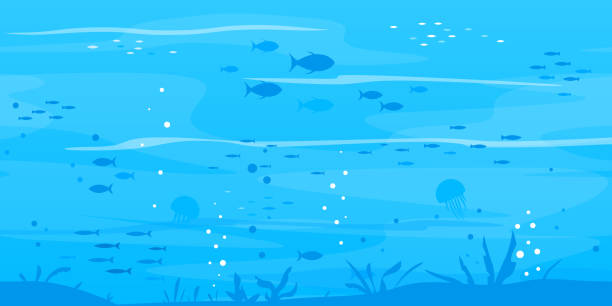
#> input picture frontend/src/images/bg-01.jpg, 612 x 306 px; its folder holds only this picture in this run
$ python resize_images.py
#> lines starting #> are read from the running program, lines starting #| are printed output that depends on the picture
import cv2
from PIL import Image
import PIL
import os

for subdir, dirs, files in os.walk(r'\\images\\'):
    for filename in files:
        filepath = subdir + os.sep + filename

        if filepath.endswith(".jpg") or filepath.endswith(".png"):
            print (filepath)
            img = cv2.imread(filepath, cv2.IMREAD_UNCHANGED)
#> img is the input picture: shape (306, 612, 3); mean B, G, R 252.6, 194.6, 40.4
            print('Original Dimensions : ',img.shape)
#| Original Dimensions :  (306, 612, 3)
            width = 48
            height = 48
            dim = (width, height)
            # resize image
            gray= cv2.cvtColor(img, cv2.COLOR_BGR2GRAY)
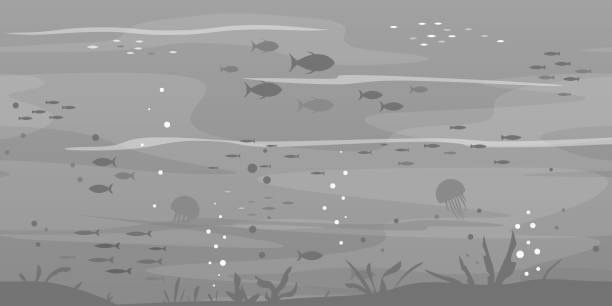
#> gray: shape (306, 612); min 92, max 255, mean 155.2
            resized = cv2.resize(gray, dim, interpolation = cv2.INTER_AREA)
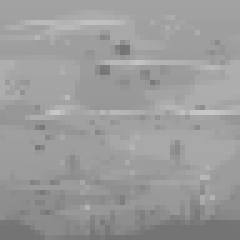
#> resized: shape (48, 48) (shown 5 times larger); min 115, max 201, mean 155.2
            print('Resized Dimensions : ',resized.shape)
#| Resized Dimensions :  (48, 48)
            # save image
            result=cv2.imwrite(filepath, resized)

$ run again, on frontend/src/images/bg-06.jpg
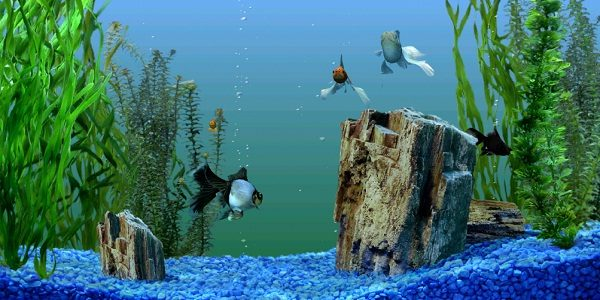
#> input picture frontend/src/images/bg-06.jpg, 600 x 300 px
#> img is the input picture: shape (300, 600, 3); mean B, G, R 113.2, 115.3, 59.9
#| Original Dimensions :  (300, 600, 3)
#> `gray= cv2.cvtColor(img, cv2.COLOR_BGR2GRAY)`:
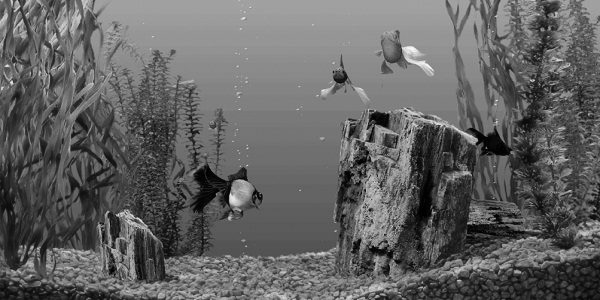
#> gray: shape (300, 600); min 0, max 249, mean 98.5
#> `resized = cv2.resize(gray, dim, interpolation = cv2.INTER_AREA)`:
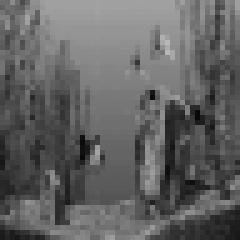
#> resized: shape (48, 48) (shown 5 times larger); min 7, max 185, mean 98.5
#| Resized Dimensions :  (48, 48)

$ run again, on frontend/src/images/bg-08.jpg
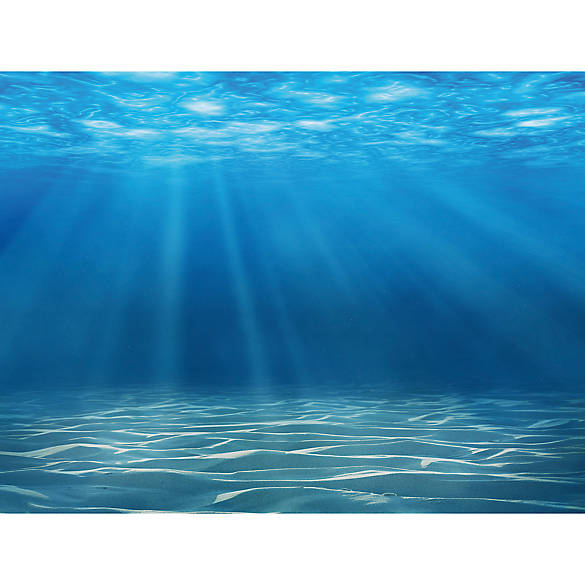
#> input picture frontend/src/images/bg-08.jpg, 585 x 585 px
#> img is the input picture: shape (585, 585, 3); mean B, G, R 192.1, 158.1, 89.6
#| Original Dimensions :  (585, 585, 3)
#> `gray= cv2.cvtColor(img, cv2.COLOR_BGR2GRAY)`:
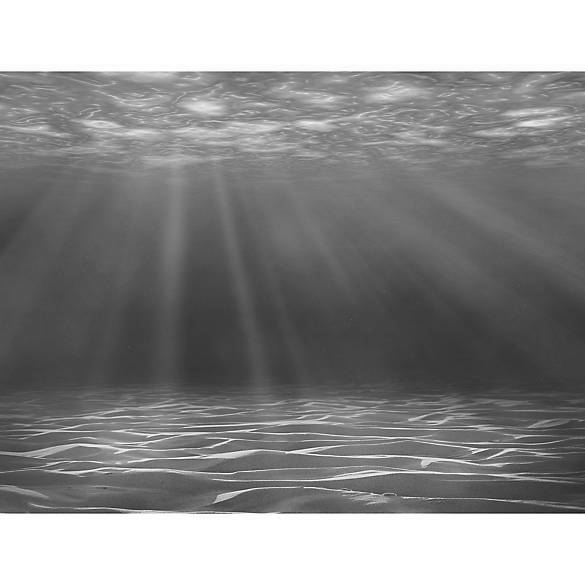
#> gray: shape (585, 585); min 20, max 255, mean 141.5
#> `resized = cv2.resize(gray, dim, interpolation = cv2.INTER_AREA)`:
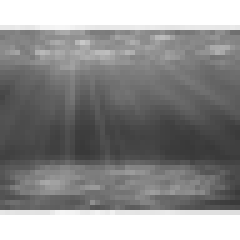
#> resized: shape (48, 48) (shown 5 times larger); min 57, max 255, mean 141.5
#| Resized Dimensions :  (48, 48)

$ run again, on frontend/src/images/bg-02.jpg
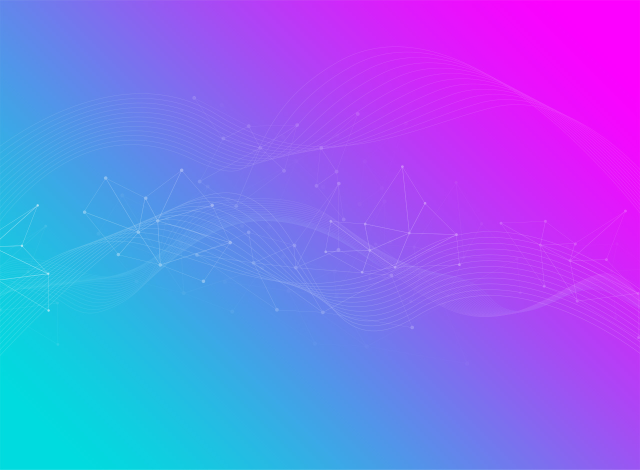
#> input picture frontend/src/images/bg-02.jpg, 1280 x 939 px (shown at 1/2 size)
#> img is the input picture: shape (939, 1280, 3); mean B, G, R 238.8, 110.7, 127.3
#| Original Dimensions :  (939, 1280, 3)
#> `gray= cv2.cvtColor(img, cv2.COLOR_BGR2GRAY)`:
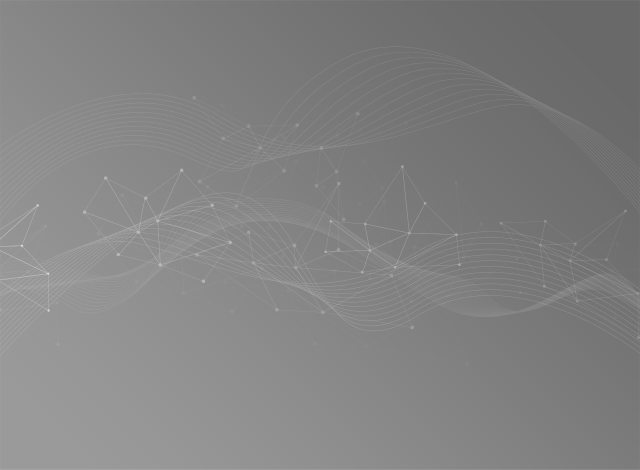
#> gray: shape (939, 1280) (shown at 1/2 size); min 100, max 223, mean 130.3
#> `resized = cv2.resize(gray, dim, interpolation = cv2.INTER_AREA)`:
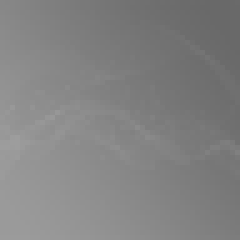
#> resized: shape (48, 48) (shown 5 times larger); min 105, max 157, mean 130.3
#| Resized Dimensions :  (48, 48)
